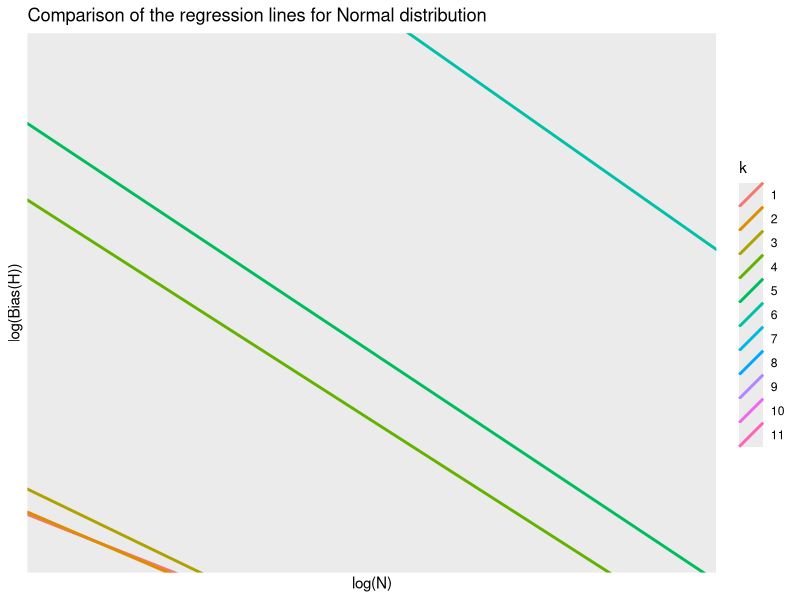

R code for this plot: (Note: this script raises an error after producing the figure.)
library(ggplot2)
library(readr)

df <- read_csv("../Data/normal_info.csv")

df$k <- as.factor(df$k)

g <- ggplot()+
  geom_abline(aes(intercept=c, slope=a, colour=k), data=df, size=1) +
  xlab("log(N)") +
  ylab("log(Bias(H))") +
  ggtitle("Comparison of the regression lines for Normal distribution")

g

df$k <- as.numeric(c(1, 2, 3, 5, 10))
dat <- tidyr::gather(df, "k")
colnames(dat) <- c("k", "aORc", "value")

gg <- ggplot(data=dat, aes(x=k, y=value, color=aORc)) +  
  geom_smooth(method="lm") +
  geom_point(size = 2) +
  ylab("a or c") +
  guides(guide_legend(title="Variable"))


f1 <- function(x){
  0.0249/(x^0.4594)
}

f2 <- function(x){
  0.0746/(x^0.5998)
}

f3 <- function(x){
  0.1156/(x^0.6443)
}

f5 <- function(x){
  0.3557/(x^0.7568)
}

f10 <- function(x){
  5.5942/(x^1.0055)
}

ggg <- ggplot() +
  stat_function(aes(x=1:100), fun=f1, color = "orange")+
  stat_function(aes(x=1:100), fun=f2, color = "red")+
  stat_function(aes(x=1:100), fun=f3, color = "purple")+
  stat_function(aes(x=1:100), fun=f5, color = "blue")+
  stat_function(aes(x=1:100), fun=f10, color = "green") +
  ylim(0, 0.75) +
  ylab("|Bias(H)|") +
  xlab("N")
  
  # add legend?

